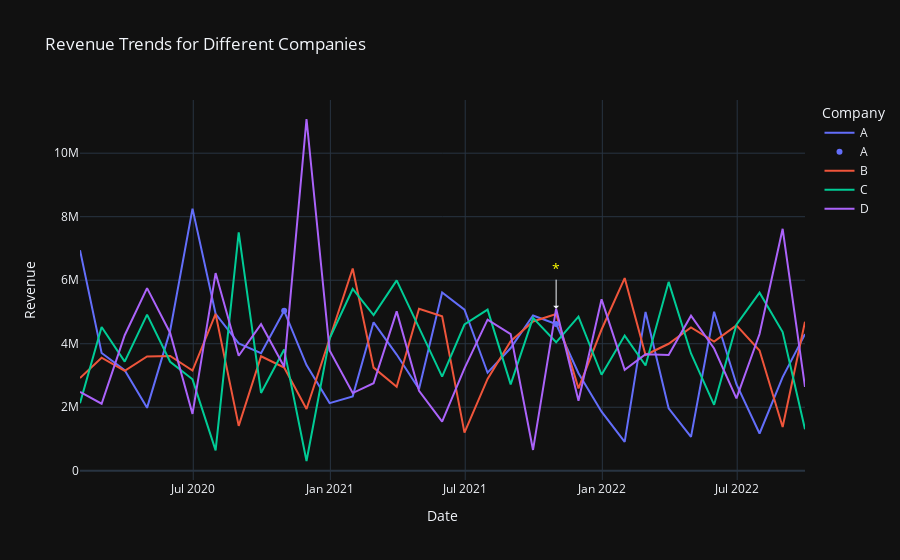

The notebook cell saved with this chart:
### Code cell
# Analyze trends of revenue for each company
company_revenue = data.groupby(['Company', pd.Grouper(key='Date', freq='M')])['Revenue'].sum().reset_index()
fig = px.line(company_revenue, x='Date', y='Revenue', color='Company',
              title='Revenue Trends for Different Companies')
fig.update_layout(xaxis_title='Date', yaxis_title='Revenue', template='plotly_dark')

# Identify the company with the highest revenue in a given month
monthly_revenue = data.resample('M', on='Date')['Revenue'].sum()
highest_revenue_month = monthly_revenue.idxmax().strftime('%B, %Y')
highest_revenue_company = company_revenue[company_revenue['Date'].dt.month == monthly_revenue.idxmax().month]
highlight_point = highest_revenue_company.loc[highest_revenue_company['Revenue'].idxmax()]

fig.add_trace(px.scatter(highest_revenue_company, x='Date', y='Revenue', color='Company').data[0])
fig.add_annotation(x=highlight_point['Date'], y=highlight_point['Revenue'], text='*', showarrow=True,
                   arrowhead=1, ax=0, ay=-40, font=dict(color='yellow', size=14))

fig.show()

### Figure 1 — Plotly figure (JSON) as saved in the notebook; plotly's stock layout.template omitted (floating-point values rounded to 4 significant figures)
{"data": [{"hovertemplate": "Company=A<br>Date=%{x}<br>Revenue=%{y}<extra></extra>", "legendgroup": "A", "line": {"color": "#636efa", "dash": "solid"}, "marker": {"symbol": "circle"}, "mode": "lines", "name": "A", "orientation": "v", "showlegend": true, "type": "scatter", "x": ["2020-01-31T00:00:00", "2020-02-29T00:00:00", "2020-03-31T00:00:00", "2020-04-30T00:00:00", "2020-05-31T00:00:00", "2020-06-30T00:00:00", "2020-07-31T00:00:00", "2020-08-31T00:00:00", "2020-09-30T00:00:00", "2020-10-31T00:00:00", "2020-11-30T00:00:00", "2020-12-31T00:00:00", "2021-01-31T00:00:00", "2021-02-28T00:00:00", "2021-03-31T00:00:00", "2021-04-30T00:00:00", "2021-05-31T00:00:00", "2021-06-30T00:00:00", "2021-07-31T00:00:00", "2021-08-31T00:00:00", "2021-09-30T00:00:00", "2021-10-31T00:00:00", "2021-11-30T00:00:00", "2021-12-31T00:00:00", "2022-01-31T00:00:00", "2022-02-28T00:00:00", "2022-03-31T00:00:00", "2022-04-30T00:00:00", "2022-05-31T00:00:00", "2022-06-30T00:00:00", "2022-07-31T00:00:00", "2022-08-31T00:00:00", "2022-09-30T00:00:00"], "xaxis": "x", "y": [6946044, 3707960, 3164615, 1981140, 4411992, 8253387, 4944219, 4008618, 3700106, 5035936, 3327602, 2129846, 2343638, 4675262, 3659468, 2577297, 5612300, 5074326, 3087716, 3865720, 4889613, 4619917, 3072382, 1859469, 909198, 5002829, 1968087, 1065727, 5007942, 2724977, 1174028, 2949745, 4303921], "yaxis": "y"}, {"hovertemplate": "Company=B<br>Date=%{x}<br>Revenue=%{y}<extra></extra>", "legendgroup": "B", "line": {"color": "#EF553B", "dash": "solid"}, "marker": {"symbol": "circle"}, "mode": "lines", "name": "B", "orientation": "v", "showlegend": true, "type": "scatter", "x": ["2020-01-31T00:00:00", "2020-02-29T00:00:00", "2020-03-31T00:00:00", "2020-04-30T00:00:00", "2020-05-31T00:00:00", "2020-06-30T00:00:00", "2020-07-31T00:00:00", "2020-08-31T00:00:00", "2020-09-30T00:00:00", "2020-10-31T00:00:00", "2020-11-30T00:00:00", "2020-12-31T00:00:00", "2021-01-31T00:00:00", "2021-02-28T00:00:00", "2021-03-31T00:00:00", "2021-04-30T00:00:00", "2021-05-31T00:00:00", "2021-06-30T00:00:00", "2021-07-31T00:00:00", "2021-08-31T00:00:00", "2021-09-30T00:00:00", "2021-10-31T00:00:00", "2021-11-30T00:00:00", "2021-12-31T00:00:00", "2022-01-31T00:00:00", "2022-02-28T00:00:00", "2022-03-31T00:00:00", "2022-04-30T00:00:00", "2022-05-31T00:00:00", "2022-06-30T00:00:00", "2022-07-31T00:00:00", "2022-08-31T00:00:00", "2022-09-30T00:00:00"], "xaxis": "x", "y": [2920595, 3561378, 3145471, 3598565, 3616436, 3153932, 4938918, 1414265, 3606528, 3248823, 1947333, 4155851, 6369396, 3248842, 2642411, 5101702, 4862230, 1201479, 2891353, 4081517, 4700406, 4937633, 2595921, 4448335, 6068610, 3646071, 3999292, 4511935, 4068005, 4576742, 3788250, 1378346, 4693647], "yaxis": "y"}, {"hovertemplate": "Company=C<br>Date=%{x}<br>Revenue=%{y}<extra></extra>", "legendgroup": "C", "line": {"color": "#00cc96", "dash": "solid"}, "marker": {"symbol": "circle"}, "mode": "lines", "name": "C", "orientation": "v", "showlegend": true, "type": "scatter", "x": ["2020-01-31T00:00:00", "2020-02-29T00:00:00", "2020-03-31T00:00:00", "2020-04-30T00:00:00", "2020-05-31T00:00:00", "2020-06-30T00:00:00", "2020-07-31T00:00:00", "2020-08-31T00:00:00", "2020-09-30T00:00:00", "2020-10-31T00:00:00", "2020-11-30T00:00:00", "2020-12-31T00:00:00", "2021-01-31T00:00:00", "2021-02-28T00:00:00", "2021-03-31T00:00:00", "2021-04-30T00:00:00", "2021-05-31T00:00:00", "2021-06-30T00:00:00", "2021-07-31T00:00:00", "2021-08-31T00:00:00", "2021-09-30T00:00:00", "2021-10-31T00:00:00", "2021-11-30T00:00:00", "2021-12-31T00:00:00", "2022-01-31T00:00:00", "2022-02-28T00:00:00", "2022-03-31T00:00:00", "2022-04-30T00:00:00", "2022-05-31T00:00:00", "2022-06-30T00:00:00", "2022-07-31T00:00:00", "2022-08-31T00:00:00", "2022-09-30T00:00:00"], "xaxis": "x", "y": [2128153, 4527437, 3436108, 4917823, 3432148, 2879899, 642614, 7505325, 2450763, 3821592, 308039, 4160282, 5724343, 4902372, 5994301, 4486819, 2966022, 4605108, 5074493, 2721139, 4813090, 4045873, 4856674, 3023878, 4257513, 3315607, 5947126, 3694228, 2077455, 4598218, 5608166, 4369669, 1310188], "yaxis": "y"}, {"hovertemplate": "Company=D<br>Date=%{x}<br>Revenue=%{y}<extra></extra>", "legendgroup": "D", "line": {"color": "#ab63fa", "dash": "solid"}, "marker": {"symbol": "circle"}, "mode": "lines", "name": "D", "orientation": "v", "showlegend": true, "type": "scatter", "x": ["2020-01-31T00:00:00", "2020-02-29T00:00:00", "2020-03-31T00:00:00", "2020-04-30T00:00:00", "2020-05-31T00:00:00", "2020-06-30T00:00:00", "2020-07-31T00:00:00", "2020-08-31T00:00:00", "2020-09-30T00:00:00", "2020-10-31T00:00:00", "2020-11-30T00:00:00", "2020-12-31T00:00:00", "2021-01-31T00:00:00", "2021-02-28T00:00:00", "2021-03-31T00:00:00", "2021-04-30T00:00:00", "2021-05-31T00:00:00", "2021-06-30T00:00:00", "2021-07-31T00:00:00", "2021-08-31T00:00:00", "2021-09-30T00:00:00", "2021-10-31T00:00:00", "2021-11-30T00:00:00", "2021-12-31T00:00:00", "2022-01-31T00:00:00", "2022-02-28T00:00:00", "2022-03-31T00:00:00", "2022-04-30T00:00:00", "2022-05-31T00:00:00", "2022-06-30T00:00:00", "2022-07-31T00:00:00", "2022-08-31T00:00:00", "2022-09-30T00:00:00"], "xaxis": "x", "y": [2483236, 2111340, 4268795, 5752271, 4340438, 1789844, 6224504, 3621691, 4614613, 3278398, 11076437, 3788767, 2447253, 2755751, 5019336, 2516212, 1548559, 3224465, 4758969, 4301075, 656149, 5104983, 2204902, 5398116, 3178881, 3670919, 3643312, 4882545, 3851246, 2278340, 4305100, 7619573, 2641879], "yaxis": "y"}, {"hovertemplate": "Company=A<br>Date=%{x}<br>Revenue=%{y}<extra></extra>", "legendgroup": "A", "marker": {"color": "#636efa", "symbol": "circle"}, "mode": "markers", "name": "A", "orientation": "v", "showlegend": true, "type": "scatter", "x": ["2020-10-31T00:00:00", "2021-10-31T00:00:00"], "xaxis": "x", "y": [5035936, 4619917], "yaxis": "y"}], "layout": {"annotations": [{"arrowhead": 1, "ax": 0, "ay": -40, "font": {"color": "yellow", "size": 14}, "showarrow": true, "text": "*", "x": "2021-10-31T00:00:00", "y": 5104983}], "legend": {"title": {"text": "Company"}, "tracegroupgap": 0}, "title": {"text": "Revenue Trends for Different Companies"}, "xaxis": {"anchor": "y", "domain": [0, 1], "title": {"text": "Date"}}, "yaxis": {"anchor": "x", "domain": [0, 1], "title": {"text": "Revenue"}}}}
